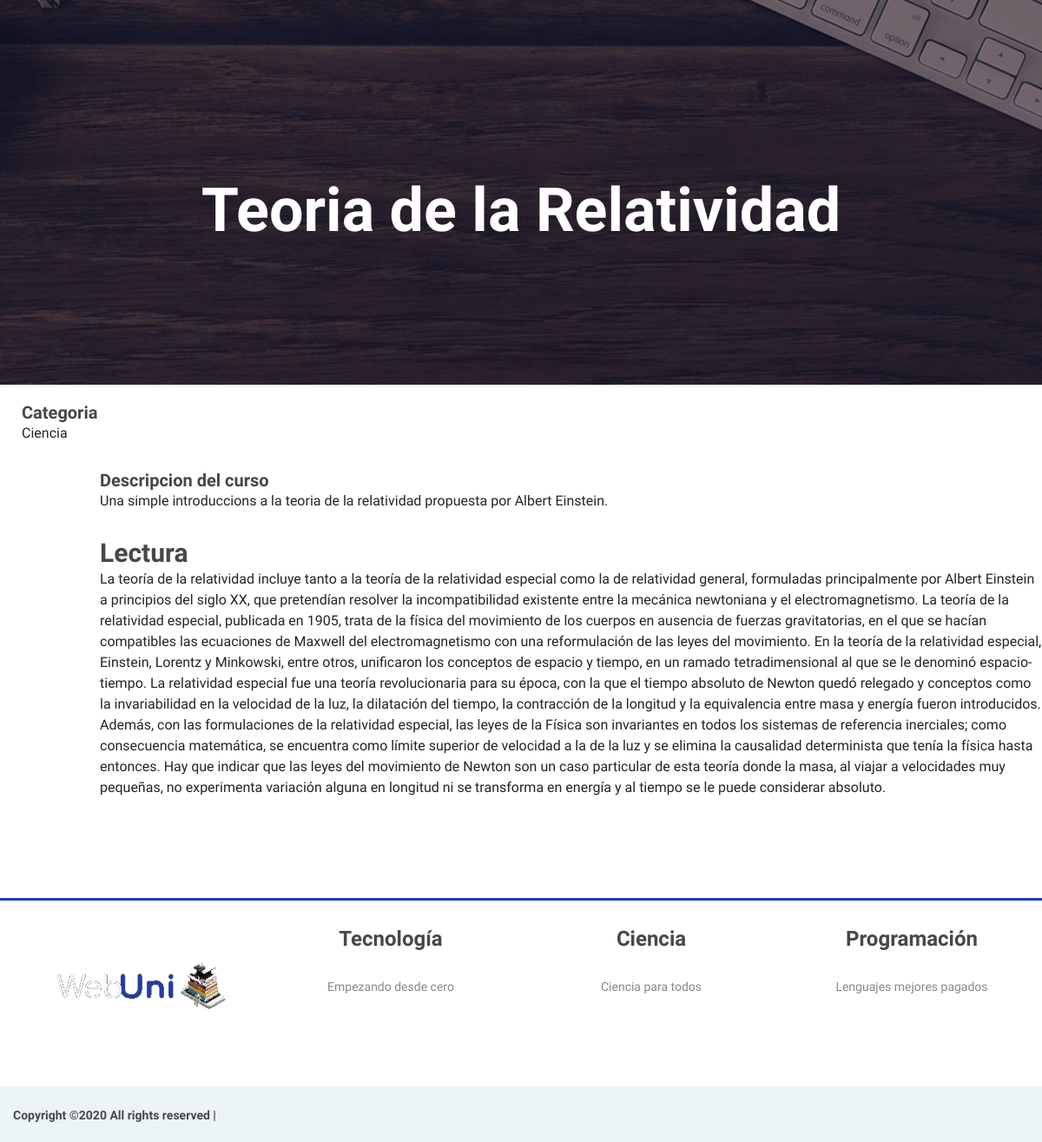
Screenshot of /detalle_curso/2/ with the database file from the repository.
### app/models.py (models this page shows, shortened)
class Course(models.Model):
	id = models.AutoField(primary_key = True)
	code_course = models.CharField('Código', max_length=10)
	name_course = models.CharField('Curso', max_length=100)
	website_course = models.URLField('Web Site', max_length=250, null=True, blank=True,
		help_text="Escriba la dirección completa incluido http:// o https://")
	description_course = models.TextField('Descripción', max_length=100,
		null=True, blank=True, help_text="Maximo 100 caracteres")
	prerequisites_course = models.TextField('Pre-requisitos', max_length=300,
		null=True, blank=True)
	content = models.ForeignKey('Lectura',on_delete=models.CASCADE, null=True)
	docente = models.ForeignKey('Docente',on_delete=models.CASCADE, null=True)
	course_document = models.FileField('Documento del curso', upload_to='cursos/',
		blank=True, null=True,
		help_text='Documento describiendo el contenido del curso/publicidad.')
	past_course = models.BooleanField('Descontinuado', default=False)
	image = models.ImageField(upload_to='cursosImg/',null=True,blank=True,help_text='Imagen de portada')
	class Meta:
		verbose_name_plural = 'Cursos del Instituto'
		ordering = ['id']

class Lectura(models.Model):
	Titulo = models.CharField(max_length=50)
	Tema = models.CharField(max_length=50)
	Contenido = models.TextField()

### app/views.py (the view)
# urls.py: re_path(r'^detalle_curso/(?P<curso>.*)/$', views.curso_info, name='curso_info'),
def curso_info(request, curso):
	curso = Course.objects.all().filter(id=curso)
	return render_to_response('base.html',{'curso':curso})

### templates/base.html (shortened to what this page needs)
{% load staticfiles %}
<!DOCTYPE html>
<html lang="en">
<head>
	<link rel="stylesheet" href="{% static 'css/bootstrap.min.css' %}"/>
	<link rel="stylesheet" href="{% static 'css/font-awesome.min.css' %}"/>
	<link rel="stylesheet" href="{% static 'css/owl.carousel.css' %}"/>
	<link rel="stylesheet" href="{% static 'css/style.css' %}"/>
</head>
<body>
	<header class="header-section">
		<div class="container">
			<div class="row">
				<div class="col-lg-3 col-md-3">
				</div>
			</div>
		</div>
	</header>
	{%for c in curso %}
	{%if c.image%}
	<div class="page-info-section set-bg" data-setbg="{% static 'img/page-bg/1.jpg' %}">
	{%else%}
	<div class="page-info-section set-bg" data-setbg="{% static 'img/page-bg/1.jpg' %}">
	{%endif%}
		<div class="container">
				<h1 style="color: white; text-align: center; padding-top: 200px;">{{ c.name_course }}</h1>
		</div>
	</div>
	{% endfor %}
	<section class="banner-section spad">
	{% for c in curso %}
		{%if c.content%}
		<div class="container">
			<h5>Categoria</h5>
			{{ c.content.Tema }}
		</div>
		{%endif%}
		{%if c.description_course%}
		<div class="div">
			<h5>Descripcion del curso</h5>
			{{ c.description_course }}
		</div>
		{%endif%}
		{%if c.content%}
		<div class="div">
			<h3>Lectura</h3>
			{{ c.content.Contenido }}
		</div>
		{%endif%}
	{% endfor %}
	</section>
	<footer class="footer-section spad pb-0" style="text-align: center;">
		<div class="footer-top">
			<div class="footer-warp">
				<div class="row">
					<div class="widget-item">
						<img src="{% static 'img/logooo.png' %}">
					</div>
					<div class="widget-item">
						<h4>Tecnología</h4>
						<ul>
							<li><a href="">Empezando desde cero</a></li>
						</ul>
					</div>
					<div class="widget-item">
						<h4>Ciencia</h4>
						<ul>
							<li><a href="">Ciencia para todos</a></li>
						</ul>
					</div>
					<div class="widget-item">
						<h4>Programación</h4>
						<ul>
							<li><a href="">Lenguajes mejores pagados</a></li>
						</ul>
					</div>
				</div>
			</div>
		</div>
		<div class="footer-bottom">
			<div class="footer-warp">
				<div class="copyright">
Copyright &copy;<script>document.write(new Date().getFullYear());</script> All rights reserved |
</div>
			</div>
		</div>
	</footer>
</body>
</html>

### static/css/style.css (style rules this page uses)
html, body { height: 100%; font-family: 'Raleway', sans-serif; -webkit-font-smoothing: antialiased; font-smoothing: antialiased; }
h1, h2, h3, h4, h5, h6 { margin: 0; font-weight: 600; color: #474747; }
h1 { font-size: 70px; }
h3 { font-size: 30px; }
h4 { font-size: 24px; }
h5 { font-size: 20px; }
img { max-width: 100%; }
::placeholder { font-style: italic; }
ul, ol { padding: 0; margin: 0; }
.set-bg { background-repeat: no-repeat; background-size: cover; background-position: top center; }
.spad { padding-top: 20px; padding-bottom: 115px; }
.header-section { position: absolute; width: 100%; top: 0; left: 0; padding-top: 60px; }
.footer-section { border-top: 3px solid #1d3dc6; }
.footer-warp { max-width: 1559px; padding: 0 15px; margin: 0 auto; }
.widget-item { margin-top: 10px; width: 25%; padding: 0 15px; }
.widget-item h4 { margin-bottom: 30px; }
.widget-item ul { list-style: none; padding-top: 0px; }
.widget-item ul li { margin-bottom: 10px; font-size: 14px; font-weight: 500; color: #878787; }
.widget-item ul li:last-child { margin-bottom: 0; }
.widget-item ul a { color: #878787; }
.footer-bottom { overflow: hidden; background: #edf4f6; padding: 20px 0; margin-top: 50px; }
.copyright { padding-top: 3px; float: left; font-size: 14px; font-weight: 600; color: #474747; }
.page-info-section { height: 443px; }
@media (min-width: 1200px) { .container { max-width: 1180px; } }

### templates/base.html (style rules this page uses)
.div { margin-top: 30px;margin-left: 115px }

### rows the page displays
Course: name_course "Teoria de la Relatividad", content.Tema "Ciencia", description_course "Una simple introduccions a la teoria de la relatividad propuesta por Albert Einstein.", content.Contenido "La teoría de la relatividad incluye tanto a la teoría de la relatividad especial como la de relatividad general, formuladas principalmente por Albert Einstein a principios del siglo XX, que pretendían resolver la incompatibilidad existente entre la mecánica newtoniana y el electromagnetismo. La teoría de la relatividad especial, publicada en 1905, trata de la física del movimiento de los cuerpos en ausencia de fuerzas gravitatorias, en el que se hacían compatibles las ecuaciones de Maxwell del electromagnetismo con una reformulación de las leyes del movimiento. En la teoría de la relatividad especial, Einstein, Lorentz y Minkowski, entre otros, unificaron los conceptos de espacio y tiempo,…"
